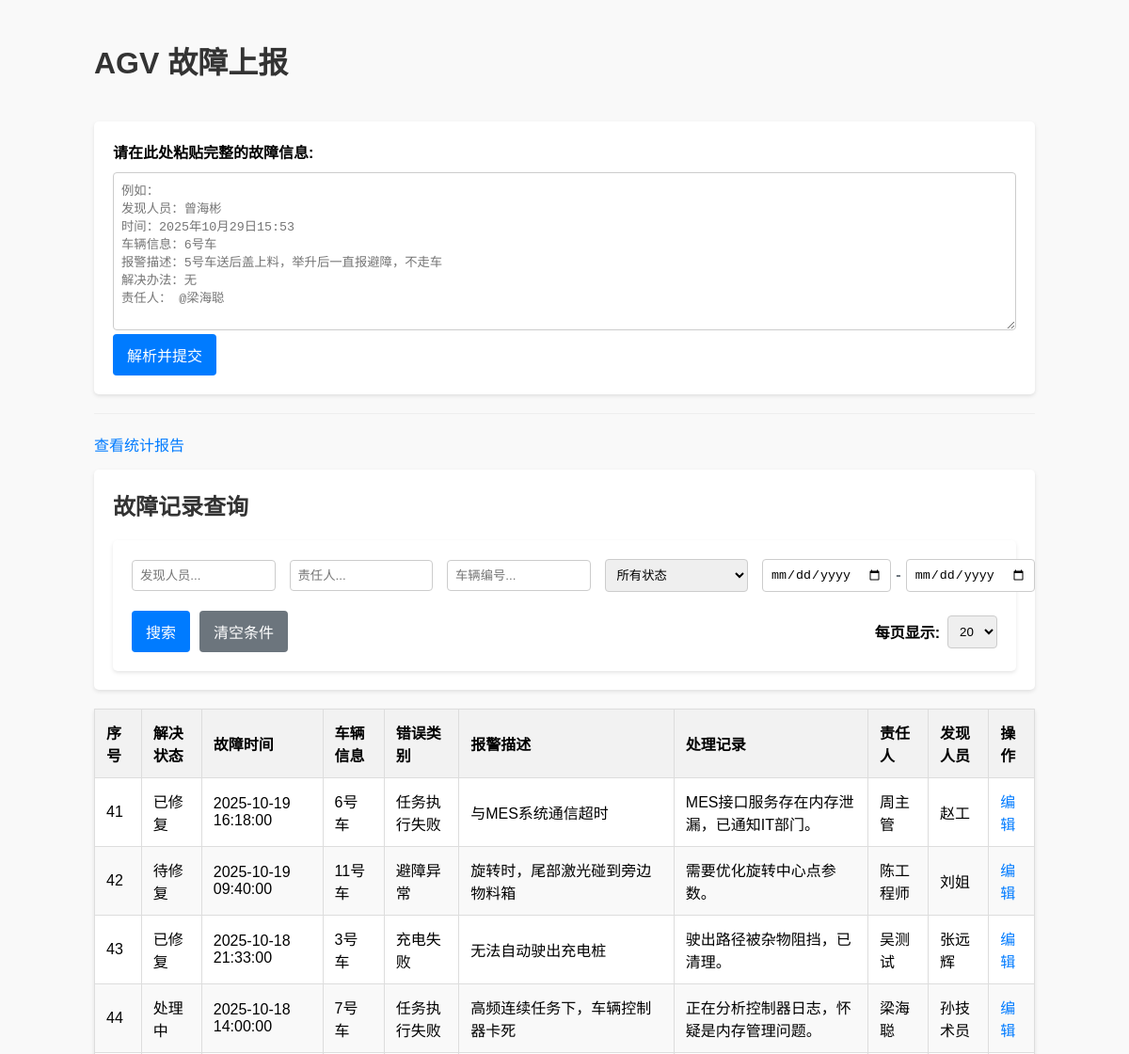
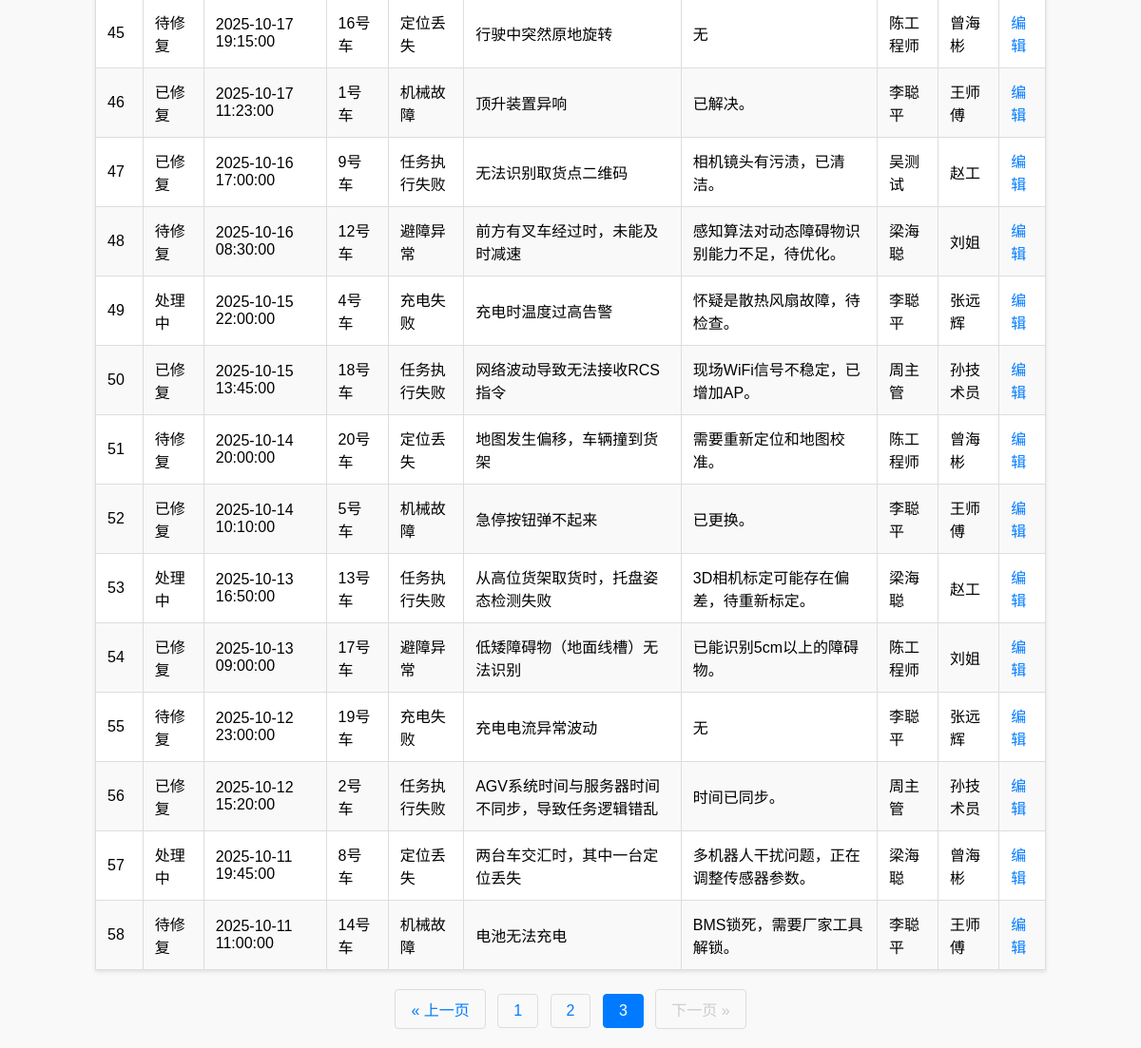
/?page=3, run on the app's committed database (2 pictures, top to bottom).
### tables this page shows
CREATE TABLE faults (
    id INTEGER PRIMARY KEY AUTOINCREMENT,                 -- 唯一ID，主键，自增
    reporter_name TEXT NOT NULL,                          -- 发现人员
    fault_time TIMESTAMP NOT NULL,                        -- 故障发生时间
    vehicle_id TEXT NOT NULL,                             -- 车辆编号
    category TEXT NOT NULL,                               -- 错误类别
    status TEXT NOT NULL DEFAULT '待修复',                  -- 解决状态 (待修复, 处理中, 已修复)
    description TEXT NOT NULL,                            -- 故障详细描述
    solution TEXT,                                        -- 解决办法 (初步)
    resolution_log TEXT,                                  -- 处理记录
    responsible_person TEXT NOT NULL,                     -- 责任人
    created_at TIMESTAMP DEFAULT CURRENT_TIMESTAMP        -- 记录创建时间
);

### app.py (the view, shortened to what this page needs)
@app.route('/', methods=['GET', 'POST'])
@limiter.limit("10 per minute", methods=['POST'])
def index():
    db = get_db()
    search_params = {
        'search_reporter': request.args.get('search_reporter', '').strip(),
        'search_responsible': request.args.get('search_responsible', '').strip(),
        'search_vehicle': request.args.get('search_vehicle', '').strip(),
        'search_status': request.args.get('search_status', '').strip(),
        'search_start_date': request.args.get('search_start_date', '').strip(),
        'search_end_date': request.args.get('search_end_date', '').strip()
    }
    where_clauses = ["1=1"]
    params = []
    if search_params['search_reporter']:
        where_clauses.append("reporter_name LIKE ?")
        params.append(f"%{search_params['search_reporter']}%")
    if search_params['search_responsible']:
        where_clauses.append("responsible_person LIKE ?")
        params.append(f"%{search_params['search_responsible']}%")
    if search_params['search_vehicle']:
        where_clauses.append("vehicle_id LIKE ?")
        params.append(f"%{search_params['search_vehicle']}%")
    if search_params['search_status']:
        where_clauses.append("status = ?")
        params.append(search_params['search_status'])
    if search_params['search_start_date']:
        where_clauses.append("fault_time >= ?")
        params.append(datetime.strptime(search_params['search_start_date'], '%Y-%m-%d'))
    if search_params['search_end_date']:
        end_date = datetime.strptime(search_params['search_end_date'], '%Y-%m-%d').replace(hour=23, minute=59, second=59)
        where_clauses.append("fault_time <= ?")
        params.append(end_date)
    where_sql = " AND ".join(where_clauses)
    allowed_per_page = [10, 20, 50]
    per_page = request.args.get('per_page', 5, type=int)
    if per_page not in allowed_per_page:
        per_page = 20 # 如果传入了无效值，强制设为默认值
    page = request.args.get('page', 1, type=int)
    total_count_query = f"SELECT COUNT(id) FROM faults WHERE {where_sql}"
    total_count = db.execute(total_count_query, params).fetchone()[0]
    total_pages = math.ceil(total_count / per_page)
    if page > total_pages and total_pages > 0:
        page = total_pages
    offset = (page - 1) * per_page
    faults_query = f"SELECT * FROM faults WHERE {where_sql} ORDER BY fault_time DESC LIMIT ? OFFSET ?"
    if app.config.get('DEBUG_SQL'):
        print("\n--- DEBUG SQL (Fetch Page Data) ---")
        print("Query:", faults_query)
        print("Params:", params + [per_page, offset])
        print("---------------------------------\n")
    faults = db.execute(faults_query, params + [per_page, offset]).fetchall()
    active_tab = 'quick'
    return render_template(
        'index.html',
        faults=faults,
        categories=FAULT_CATEGORIES,
        statuses=FAULT_STATUSES, # 将状态列表也传给前端
        active_tab=active_tab,
        page=page,
        total_pages=total_pages,
        per_page=per_page,
        allowed_per_page=allowed_per_page,
        search_params=search_params # 将搜索参数传回，用于填充表单
    )

### app.py (called while the page is built)
def get_db():
    db = getattr(g, '_database', None)
    if db is None:
        db = g._database = sqlite3.connect(DATABASE)
        db.row_factory = sqlite3.Row
    return db

@app.teardown_appcontext
def close_connection(exception):
    db = getattr(g, '_database', None)
    if db is not None:
        db.close()

### templates/index.html (shortened to what this page needs)
<!DOCTYPE html>
<html lang="zh-CN">
<head>
    <link rel="stylesheet" href="{{ url_for('static', filename='style.css') }}">
</head>
<body>
    <h1>AGV 故障上报</h1>
    <div class="tab-container">
        <div id="quick" class="tab-content {% if active_tab == 'quick' %}active{% endif %}">
            <form action="{{ url_for('parse_fault') }}" method="post">
                <label>请在此处粘贴完整的故障信息:</label>
                <textarea name="raw_text" rows="10" required placeholder="例如：&#10;发现人员：曾海彬&#10;时间：2025年10月29日15:53&#10;车辆信息：6号车&#10;报警描述：5号车送后盖上料，举升后一直报避障，不走车&#10;解决办法：无&#10;责任人： @梁海聪"></textarea>
                <button type="submit">解析并提交</button>
            </form>
        </div>
    </div>
    <hr>
    <div class="nav-links">
        <a href="{{ url_for('statistics') }}">查看统计报告</a>
    </div>
    <div class="search-form">
        <h2>故障记录查询</h2>
        <form action="{{ url_for('index') }}" method="get" id="search-form">
            <div class="form-flex-container">
                <input type="text" name="search_reporter" placeholder="发现人员..." value="{{ search_params.search_reporter or '' }}">
                <input type="text" name="search_responsible" placeholder="责任人..." value="{{ search_params.search_responsible or '' }}">
                <input type="text" name="search_vehicle" placeholder="车辆编号..." value="{{ search_params.search_vehicle or '' }}">
                <select name="search_status">
                    <option value="">所有状态</option>
                </select>
                <div class="date-range-group">
                    <input type="date" name="search_start_date" value="{{ search_params.search_start_date or '' }}" title="开始日期">
                    <span class="date-separator">-</span>
                    <input type="date" name="search_end_date" value="{{ search_params.search_end_date or '' }}" title="结束日期">
                </div>
            </div>
            <div class="form-actions">
                <button type="submit">搜索</button>
                <a href="{{ url_for('index') }}" class="button-clear">清空条件</a>
                <div class="per-page-selector">
                    <label for="per_page_select">每页显示:</label>
                    <select id="per_page_select" name="per_page" onchange="this.form.submit();">
                        {% for count in allowed_per_page %}
                            <option value="{{ count }}" {% if count == per_page %}selected{% endif %}>
                                {{ count }}
                            </option>
                        {% endfor %}
                    </select>
                </div>
            </div>
        </form>
    </div>
    <table>
        <thead>
            <tr>
                <th>序号</th>
                <th>解决状态</th>
                <th>故障时间</th>
                <th>车辆信息</th>
                <th>错误类别</th>
                <th>报警描述</th>
                <th>处理记录</th>
                <th>责任人</th>
                <th>发现人员</th>
                <th>操作</th>
            </tr>
        </thead>
        <tbody>
            {% for fault in faults %}
            <tr>
                <td>{{ (page - 1) * per_page + loop.index }}</td>
                <td class="status-{{ fault.status }}">{{ fault.status }}</td>
                <td>{{ fault.fault_time }}</td>
                <td>{{ fault.vehicle_id }}</td>
                <td>{{ fault.category }}</td>
                <td class="preserve-whitespace">{{ fault.description }}</td>
                <td class="preserve-whitespace">{{ fault.resolution_log or '无' }}</td>
                <td>{{ fault.responsible_person }}</td>
                <td>{{ fault.reporter_name }}</td>
                <td><a href="{{ url_for('edit_fault', fault_id=fault.id) }}">编辑</a></td>
            </tr>
            {% endfor %}
        </tbody>
    </table>
    {% if total_pages > 1 %}
    <div class="pagination">
        {% set all_params = request.args.to_dict() %}
        {% if page > 1 %}
            {% set _ = all_params.update({'page': page - 1}) %}
            <a href="{{ url_for('index', **all_params) }}">&laquo; 上一页</a>
        {% else %}
            <span class="disabled">&laquo; 上一页</span>
        {% endif %}
        {% for p in range(1, total_pages + 1) %}
            {% if p == page %}
                <span class="active">{{ p }}</span>
            {% else %}
                {% set _ = all_params.update({'page': p}) %}
                <a href="{{ url_for('index', **all_params) }}">{{ p }}</a>
            {% endif %}
        {% endfor %}
        {% if page < total_pages %}
            {% set _ = all_params.update({'page': page + 1}) %}
            <a href="{{ url_for('index', **all_params) }}">&laquo; 下一页</a>
        {% else %}
            <span class="disabled">下一页 &raquo;</span>
        {% endif %}
    </div>
    {% endif %}
</body>
</html>

### static/style.css (style rules this page uses)
body { font-family: sans-serif; max-width: 1000px; margin: 0 auto; padding: 20px; background-color: #f9f9f9; }
h1, h2 { color: #333; }
a { color: #007bff; text-decoration: none; }
hr { border: none; border-top: 1px solid #eee; margin: 20px 0; }
.nav-links { margin: 15px 0; }
form { background: #fff; padding: 20px; border-radius: 5px; box-shadow: 0 2px 4px rgba(0,0,0,0.1); }
form label { display: block; margin-bottom: 10px; font-weight: bold; }
form input[type="text"], form input[type="datetime-local"], form input[type="date"], form select, form textarea { width: 100%; padding: 8px; box-sizing: border-box; border: 1px solid #ccc; border-radius: 4px; }
form button { background-color: #007bff; color: white; padding: 10px 15px; border: none; border-radius: 4px; cursor: pointer; font-size: 16px; }
table { width: 100%; border-collapse: collapse; margin-top: 20px; background-color: #fff; box-shadow: 0 2px 4px rgba(0,0,0,0.1); }
th, td { border: 1px solid #dddddd; text-align: left; padding: 12px; }
thead th { background-color: #f2f2f2; font-weight: bold; }
tbody tr:nth-child(even) { background-color: #f9f9f9; }
td.preserve-whitespace { white-space: pre-wrap; }
.tab-container { margin-top: 20px; }
.tab-content { display: none; padding-top: 20px; }
.tab-content.active { display: block; }
.pagination { margin-top: 20px; text-align: center; }
.pagination a, .pagination span { display: inline-block; padding: 8px 16px; margin: 0 4px; border: 1px solid #ddd; color: #007bff; text-decoration: none; border-radius: 4px; transition: background-color .3s; }
.pagination span.active { background-color: #007bff; color: white; border-color: #007bff; }
.pagination span.disabled { color: #ccc; border-color: #ddd; cursor: not-allowed; }
.search-form { background: #fff; padding: 20px; border-radius: 5px; box-shadow: 0 2px 4px rgba(0,0,0,0.1); margin-bottom: 20px; }
.search-form h2 { margin-top: 0; }
.form-flex-container { display: flex; flex-wrap: wrap; gap: 15px; align-items: center; }
.form-flex-container > input, .form-flex-container > select { flex: 1; min-width: 150px; }
.date-range-group { display: flex; align-items: center; gap: 5px; flex: 1.5; min-width: 250px; }
.date-separator { color: #6c757d; font-weight: bold; }
.form-actions { margin-top: 20px; display: flex; gap: 10px; align-items: center; flex-wrap: wrap; }
.button-clear { background-color: #6c757d; color: white; padding: 10px 15px; border-radius: 4px; font-size: 16px; text-align: center; }
.per-page-selector { display: flex; align-items: center; gap: 8px; margin-left: auto; }
.per-page-selector label { display: inline; margin-bottom: 0; white-space: nowrap; }

### data on the page
faults: index "41", status "已修复", fault_time "2025-10-19 16:18:00", vehicle_id "6号车", category "任务执行失败", description "与MES系统通信超时", resolution_log "MES接口服务存在内存泄漏，已通知IT部门。", responsible_person "周主管", reporter_name "赵工"
faults: index "42", status "待修复", fault_time "2025-10-19 09:40:00", vehicle_id "11号车", category "避障异常", description "旋转时，尾部激光碰到旁边物料箱", resolution_log "需要优化旋转中心点参数。", responsible_person "陈工程师", reporter_name "刘姐"
faults: index "43", status "已修复", fault_time "2025-10-18 21:33:00", vehicle_id "3号车", category "充电失败", description "无法自动驶出充电桩", resolution_log "驶出路径被杂物阻挡，已清理。", responsible_person "吴测试", reporter_name "张远辉"
faults: index "44", status "处理中", fault_time "2025-10-18 14:00:00", vehicle_id "7号车", category "任务执行失败", description "高频连续任务下，车辆控制器卡死", resolution_log "正在分析控制器日志，怀疑是内存管理问题。", responsible_person "梁海聪", reporter_name "孙技术员"
faults: index "45", status "待修复", fault_time "2025-10-17 19:15:00", vehicle_id "16号车", category "定位丢失", description "行驶中突然原地旋转", solution "无", responsible_person "陈工程师", reporter_name "曾海彬"
faults: index "46", status "已修复", fault_time "2025-10-17 11:23:00", vehicle_id "1号车", category "机械故障", description "顶升装置异响", resolution_log "已解决。", responsible_person "李聪平", reporter_name "王师傅"
faults: index "47", status "已修复", fault_time "2025-10-16 17:00:00", vehicle_id "9号车", category "任务执行失败", description "无法识别取货点二维码", resolution_log "相机镜头有污渍，已清洁。", responsible_person "吴测试", reporter_name "赵工"
faults: index "48", status "待修复", fault_time "2025-10-16 08:30:00", vehicle_id "12号车", category "避障异常", description "前方有叉车经过时，未能及时减速", resolution_log "感知算法对动态障碍物识别能力不足，待优化。", responsible_person "梁海聪", reporter_name "刘姐"
faults: index "49", status "处理中", fault_time "2025-10-15 22:00:00", vehicle_id "4号车", category "充电失败", description "充电时温度过高告警", resolution_log "怀疑是散热风扇故障，待检查。", responsible_person "李聪平", reporter_name "张远辉"
faults: index "50", status "已修复", fault_time "2025-10-15 13:45:00", vehicle_id "18号车", category "任务执行失败", description "网络波动导致无法接收RCS指令", resolution_log "现场WiFi信号不稳定，已增加AP。", responsible_person "周主管", reporter_name "孙技术员"
faults: index "51", status "待修复", fault_time "2025-10-14 20:00:00", vehicle_id "20号车", category "定位丢失", description "地图发生偏移，车辆撞到货架", resolution_log "需要重新定位和地图校准。", responsible_person "陈工程师", reporter_name "曾海彬"
faults: index "52", status "已修复", fault_time "2025-10-14 10:10:00", vehicle_id "5号车", category "机械故障", description "急停按钮弹不起来", resolution_log "已更换。", responsible_person "李聪平", reporter_name "王师傅"
faults: index "53", status "处理中", fault_time "2025-10-13 16:50:00", vehicle_id "13号车", category "任务执行失败", description "从高位货架取货时，托盘姿态检测失败", resolution_log "3D相机标定可能存在偏差，待重新标定。", responsible_person "梁海聪", reporter_name "赵工"
faults: index "54", status "已修复", fault_time "2025-10-13 09:00:00", vehicle_id "17号车", category "避障异常", description "低矮障碍物（地面线槽）无法识别", resolution_log "已能识别5cm以上的障碍物。", responsible_person "陈工程师", reporter_name "刘姐"
faults: index "55", status "待修复", fault_time "2025-10-12 23:00:00", vehicle_id "19号车", category "充电失败", description "充电电流异常波动", solution "无", responsible_person "李聪平", reporter_name "张远辉"
faults: index "56", status "已修复", fault_time "2025-10-12 15:20:00", vehicle_id "2号车", category "任务执行失败", description "AGV系统时间与服务器时间不同步，导致任务逻辑错乱", resolution_log "时间已同步。", responsible_person "周主管", reporter_name "孙技术员"
faults: index "57", status "处理中", fault_time "2025-10-11 19:45:00", vehicle_id "8号车", category "定位丢失", description "两台车交汇时，其中一台定位丢失", resolution_log "多机器人干扰问题，正在调整传感器参数。", responsible_person "梁海聪", reporter_name "曾海彬"
faults: index "58", status "待修复", fault_time "2025-10-11 11:00:00", vehicle_id "14号车", category "机械故障", description "电池无法充电", resolution_log "BMS锁死，需要厂家工具解锁。", responsible_person "李聪平", reporter_name "王师傅"

### other printed values
{{ p }} "1" "2"
{{ p }} "3"
form field per_page "20"
